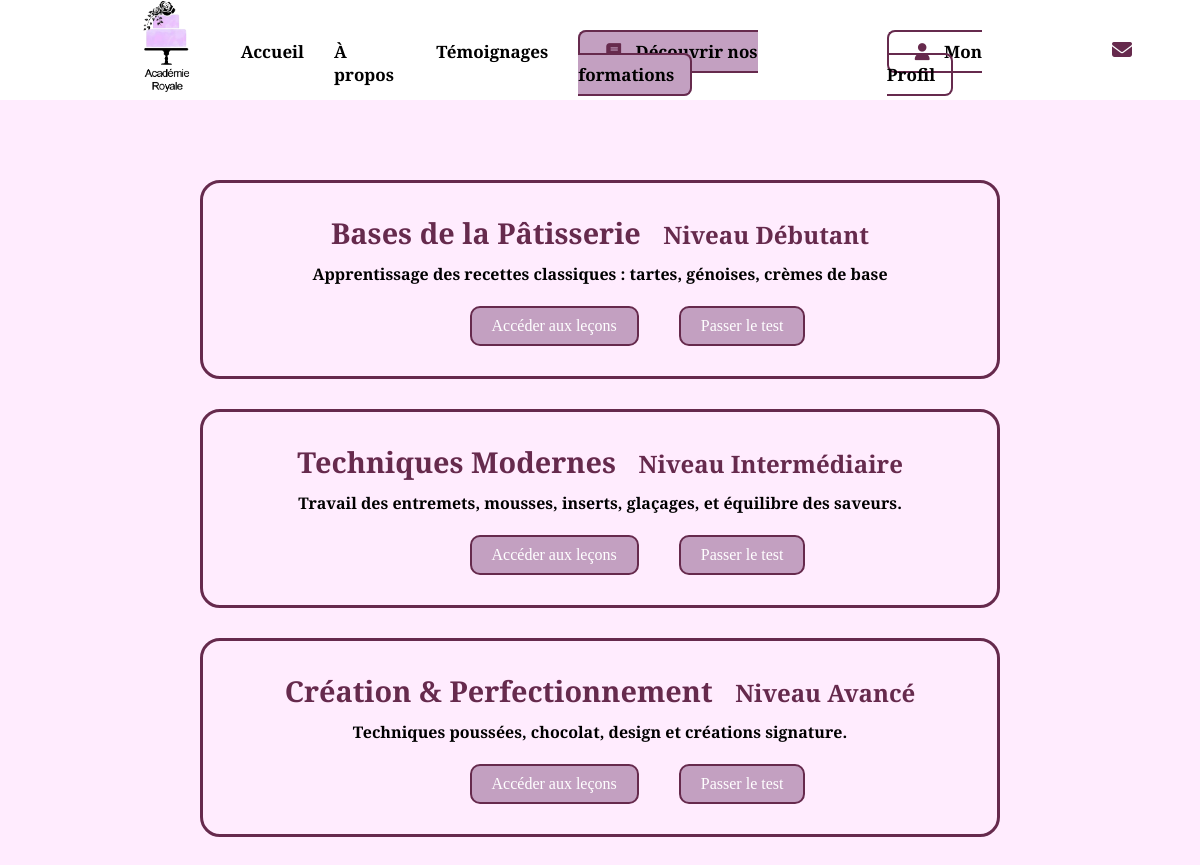
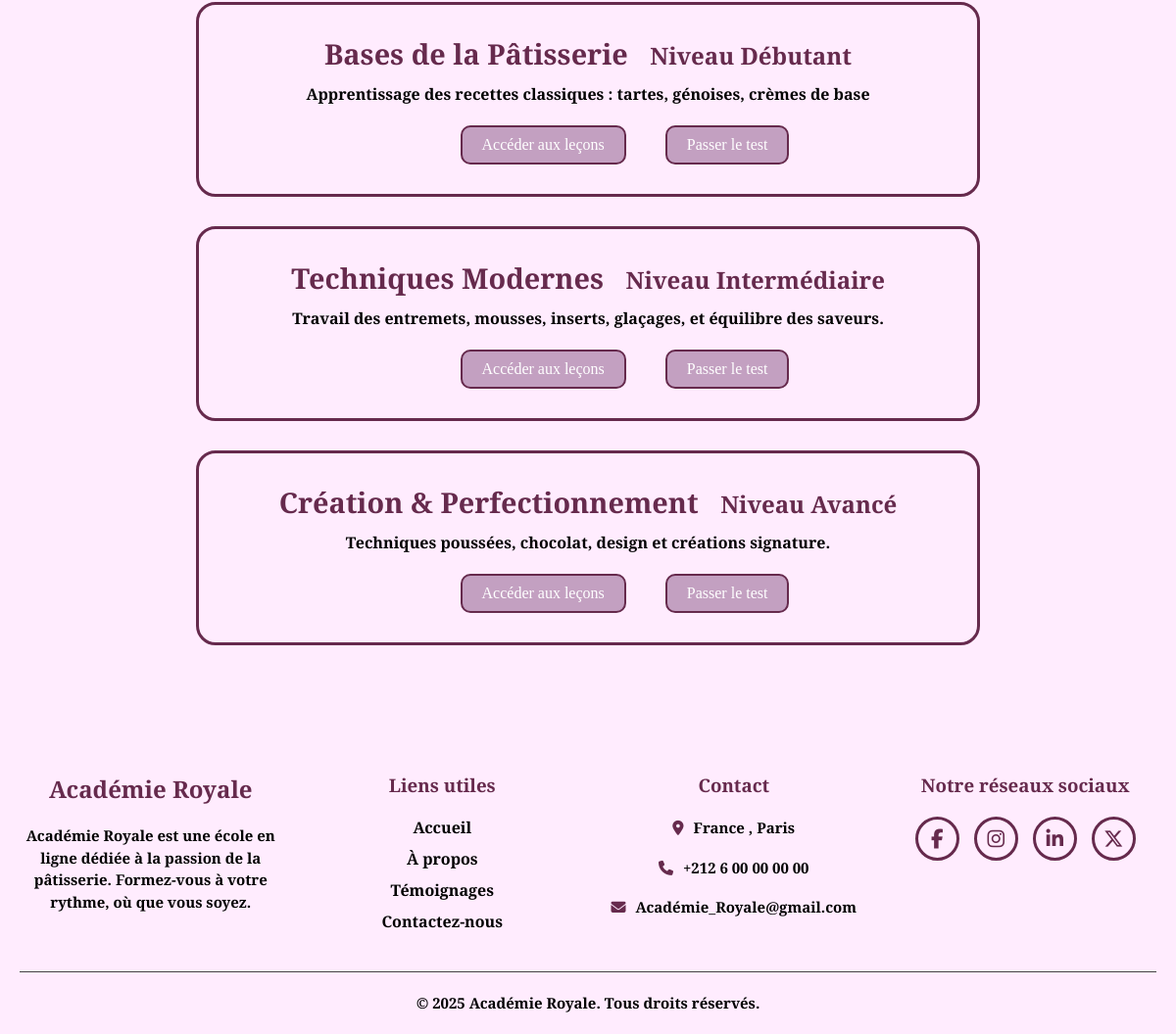
The page /formations.php on the database its author committed (2 pictures, top to bottom).
### tables this page shows
CREATE TABLE formation (
    formation_id INT AUTO_INCREMENT PRIMARY KEY,
    titre VARCHAR(255) NOT NULL,
    description TEXT,
    niveau VARCHAR(50)
);

### formations.php (the view, shortened to what this page needs)
<?php
include 'config/db.php';
$stmt = $pdo->query('SELECT * FROM formation');
$formations = $stmt->fetchAll();
?>
<!DOCTYPE html>
<html lang="fr">
<head>
  <link rel="stylesheet" href="https://cdnjs.cloudflare.com/ajax/libs/font-awesome/5.15.4/css/all.min.css" />
  <link rel="stylesheet" href="assets/css/style8.css">
  <link rel="stylesheet" href="assets/css/style.css">
</head>
<body>
<?php include("includes/header.php"); ?>
<div class="main-content">
<?php foreach ($formations as $formation) :
  $tooltip = "Aucun test encore passé";
  $test_status = 'not_passed';
?>
<section class="formation">
  <h2>
    <?= htmlspecialchars($formation['titre']) ?> &nbsp;
    <small>Niveau <?= htmlspecialchars($formation['niveau']) ?></small>
  </h2>
  <p><?= htmlspecialchars($formation['description']) ?></p>
  <div class="btns">
    <a href="lecons.php?formation_id=<?= $formation['formation_id'] ?>" class="btn">Accéder aux leçons</a>
    <?php if ($test_status === 'success'): ?>
  <a href="#" class="btn" style="background-color: #28a745; color: white; cursor: default; pointer-events: none; opacity: 0.5;">
    <i class="fas fa-check" style="color: white; opacity: 1;"></i> Test déjà passé
  </a>
  <i class="fas fa-info-circle" title="<?= htmlspecialchars($tooltip) ?>" style="color: #662A4D; cursor: help;"></i>
<?php else: ?>
  <a href="conditions.php?formation_id=<?= $formation['formation_id'] ?>" class="btn">
    Passer le test
  </a>
<?php endif; ?>
  </div>
</section>
<?php endforeach; ?>
</div>
<?php include("includes/footer.php"); ?>
</body>
</html>

### assets/css/style8.css (style rules this page uses)
body { font-family: 'Roboto Serif', serif; background-color: #FFECFE; color: #662A4D; margin: 0; padding: 0; }
.main-content { max-width: 1200px; margin: 130px auto 40px; padding: 20px; box-sizing: border-box; }
section.formation { border-radius: 20px; padding: 30px; margin: 30px auto; width: 90%; max-width: 800px; position: relative; border: #662A4D solid 3px; }
section.formation h2 { font-size: 1.8em; margin-bottom: 10px; color: #662A4D; text-align: center; }
section.formation p { font-size: 1em; margin-bottom: 20px; }
.btns { display: flex; align-items: center; justify-content: center; gap: 40px; margin-top: 15px; flex-wrap: wrap; margin-left: 75px; }
.btn { background-color: #C3A0C1; color: white; border: none; padding: 10px 18px; border-radius: 12px; font-size: 1em; font-family: 'Roboto Serif', serif; cursor: pointer; border: #662A4D solid 2px; transition: background 0.3s ease; text-decoration: none; }
.btns a.btn { display: inline-flex; align-items: center; justify-content: center; height: 40px; padding: 0 20px; font-size: 16px; border-radius: 10px; white-space: nowrap; }

### assets/css/style.css (style rules this page uses)
* { padding: 0; margin: 0; box-sizing: border-box; }
html { scroll-behavior: smooth; }
body { font-family: 'Roboto Serif', serif; color: black; }

### assets/css/style4.css (style rules this page uses)
* { padding: 0; margin: 0; box-sizing: border-box; }
p { text-align: center; }
p { font-family: 'Roboto Serif', serif; font-size: 15px; line-height: 1.5; font-weight: bold; }

### rows shown on the page
formation: titre "Bases de la Pâtisserie", niveau "Débutant", description "Apprentissage des recettes classiques : tartes, génoises, crèmes de base"
formation: titre "Techniques Modernes", niveau "Intermédiaire", description "Travail des entremets, mousses, inserts, glaçages, et équilibre des saveurs."
formation: titre "Création & Perfectionnement", niveau "Avancé", description "Techniques poussées, chocolat, design et créations signature."
formation: titre "Bases de la Pâtisserie", niveau "Débutant", description "Apprentissage des recettes classiques : tartes, génoises, crèmes de base"
formation: titre "Techniques Modernes", niveau "Intermédiaire", description "Travail des entremets, mousses, inserts, glaçages, et équilibre des saveurs."
formation: titre "Création & Perfectionnement", niveau "Avancé", description "Techniques poussées, chocolat, design et créations signature."
